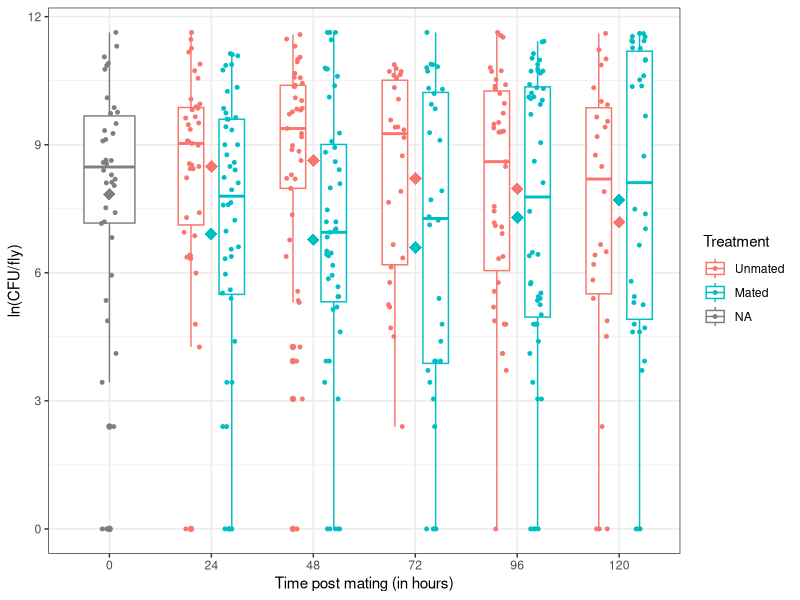

Write the R code that produced this figure.
library(ggplot2)
library(tidyverse)
library(lmerTest)
library(lme4)
library(car)


setwd()
Data<- read.csv("Bacterial_load.csv", header=T)

# Figuring out the highest number of CFU to replace the CFU value in rows with flag "T"
max(Data$Count.per.Frame, na.rm = TRUE)

# Assigning the numbers for rows with flag "T" i.e. too many colonies to count
Updated_data<- Data %>% mutate(Count.per.Frame = case_when(Flags %in% c('T') ~ '485',
                                                                       TRUE ~ as.character(Count.per.Frame)),
                                           Count.per.ml = case_when(Flags %in% c('T') ~ '225000',
                                                                    TRUE ~ as.character(Count.per.ml)),
                                           Count_per_fly = case_when (Flags %in% c('T') ~ '112500',
                                                                      TRUE~ as.character(Count_per_fly)),
                                           ln_count = case_when(Flags %in% c('T') ~ '11.630717',
                                                                TRUE~as.character(ln_count)))

Updated_data$Count.per.Frame<- as.numeric(Updated_data$Count.per.Frame)
Updated_data$Count.per.ml<- as.numeric(Updated_data$Count.per.ml)
Updated_data$Count_per_fly<- as.numeric(Updated_data$Count_per_fly)
Updated_data$ln_count<- as.numeric(Updated_data$ln_count)


#Plotting the data
Updated_data$Treatment<- factor(Updated_data$Treatment, levels=c("Control", "Unmated","Mated"))
Updated_data$Time<- as.factor(Updated_data$Time)

ggplot(Updated_data, aes(Time, ln_count, color=Treatment)) + geom_boxplot(width=0.5, position=position_dodge(0.8))+ geom_point(size=1, position = position_jitterdodge())+
  theme_bw()+
  ylab("ln(CFU/fly)") +xlab("Time post mating (in hours)") + stat_summary(fun.y = mean,
                                                                          geom = "point", shape = 18, size = 4,
                                                                          show.legend = FALSE)


#Mixed effect models to compare effect of experimental block
New_data<- Updated_data[!Updated_data$Treatment=="Control",]
New_data$Block<- as.factor(New_data$Block)

Model1<-lmer(ln_count~(1|Block) + Treatment, New_data)
Model2<-lm(ln_count~  Treatment, New_data)
anova(Model1, Model2)
summary(Model1)


#Levene's test to compare if the variances are significantly different from each other or not
leveneTest(ln_count ~ Treatment, New_data)

#Comparing variance between mated and unmated treatments
New_data %>% group_by(Treatment) %>% summarise(var=var(ln_count))



#Welch's t-est the difference in mean between two treatment groups as they have signifincant difference in their variance
t.test(ln_count~Treatment, New_data)

###Fisher's exact test on the number of dead individuals between mated and unmated groups. First numbers in matrix represent dead and second number represent alive individuals
A<- matrix(c(7,208, 107,247), nrow = 2)
B<- fisher.test(A)
B
